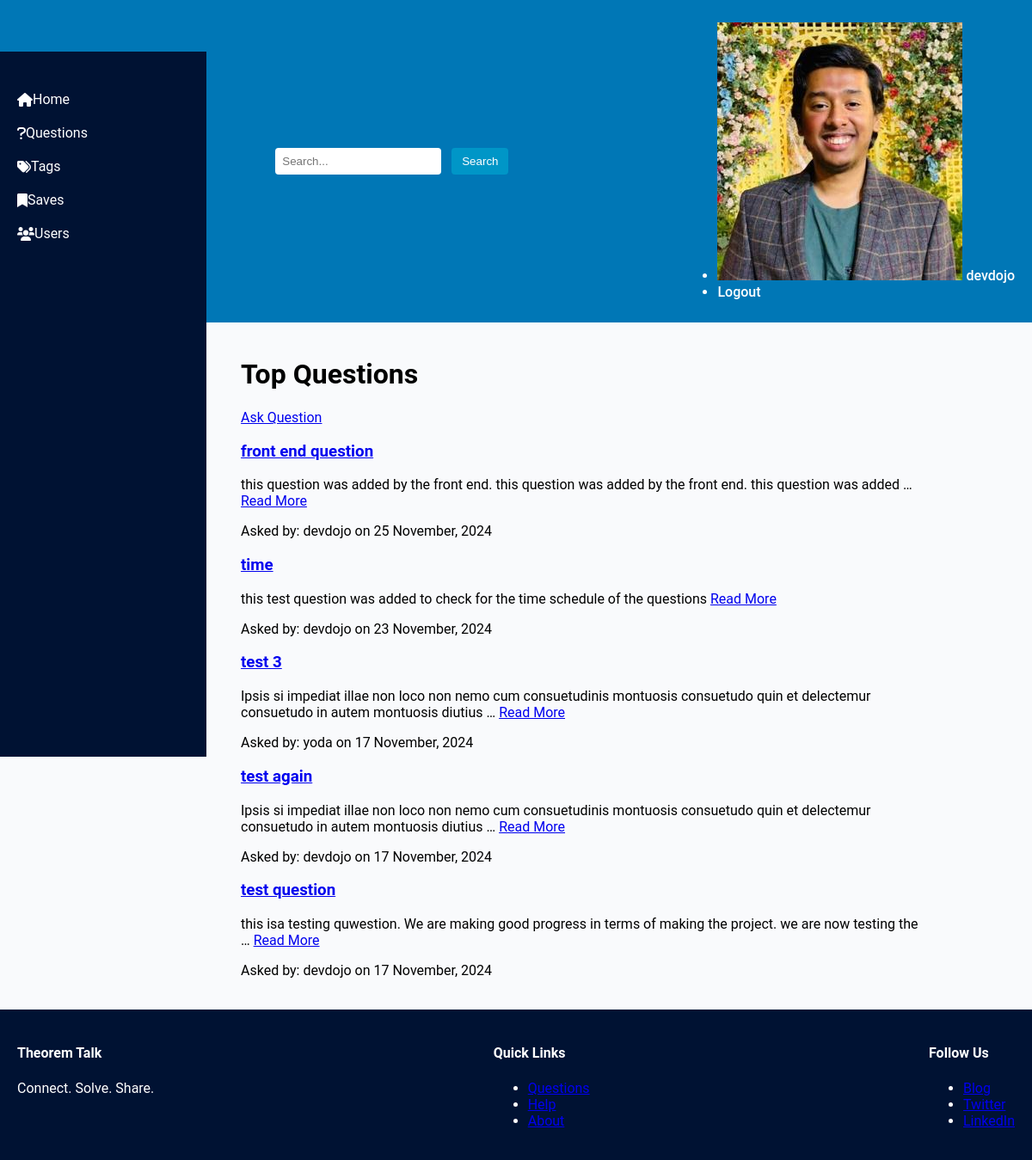
Screenshot of /questions/ (signed in) with the database file from the repository.
### user/models.py (models this page shows, shortened)
class Profile(models.Model):
  user = models.OneToOneField(User, on_delete=models.CASCADE)
  bio = models.CharField(max_length=1000, default="")
  email = models.EmailField(default="")
  image = models.ImageField(default="profile_pic/default.jpg", upload_to="profile_pic")

### base/models.py (models this page shows, shortened)
class Question(models.Model):
  user = models.ForeignKey(User, on_delete=models.CASCADE)
  title = models.CharField(max_length=1000)
  content = models.TextField(null=True, blank=True)
  date_created = models.DateTimeField(default=timezone.now)
  class Meta:
    ordering = ['-date_created']

### base/views.py (the view)
# urls.py: path('questions/', views.QuestionListView.as_view(), name="question_list"),
class QuestionListView(ListView):
    model = Question
    template_name = 'template/base/question_list.html'
    context_object_name = 'questions'

### base/templates/base/question_list.html
{% extends 'base.html' %}
{% block content %}
<div class="container">
  <h1>Top Questions</h1>
  {% if user.is_authenticated %}
    <a href="{% url 'base:question_create' %}" class="btn">Ask Question</a>
  {% else %}
    <a href="{% url 'login' %}" class="btn">Log In to Ask</a>
  {% endif %}
  <div class="list-question">
    {% for question in questions %}
      <div class="question-item">
        <h3><a href="{% url 'base:question_detail' question.id %}">{{ question.title }}</a></h3>
        <p>
          {% if question.content %}
            {{ question.content|truncatewords:20 }}
          {% else %}
            No description provided.
          {% endif %}
          <a href="{% url 'base:question_detail' question.id %}">Read More</a>
        </p>
        <p>Asked by: {{ question.user.username }} on {{ question.date_created|date:"j F, Y" }}</p>
      </div>
    {% empty %}
      <p>No questions available yet.</p>
    {% endfor %}
  </div>
</div>
{% endblock %}

### templates/base.html (shortened to what this page needs)
{% load static %}
<!DOCTYPE html>
<html lang="en">
  <head>
    <link rel="stylesheet" href="{% static 'css/base.css' %}">
    <link rel="stylesheet" href="https://cdnjs.cloudflare.com/ajax/libs/font-awesome/6.0.0-beta3/css/all.min.css">
  </head>
  <body>
    <nav class="navbar">
      <a href="/" class="navbar-brand">Theorem Talk</a>
      <div class="navbar-search">
        <input type="text" placeholder="Search..." />
        <button type="submit">Search</button>
      </div>
      <ul class="navbar-nav">
        {% if user.is_authenticated %}
          <li>
            <a href="{% url 'profile' %}">
              <img src="{{ user.profile.image.url }}" alt="Profile" class="profile-pic">
              {{ user.username }}
            </a>
          </li>
          <li><a href="{% url 'logout' %}">Logout</a></li>
        {% else %}
          <li><a href="{% url 'login' %}">Login</a> / <a href="{% url 'register' %}">Sign Up</a></li>
        {% endif %}
      </ul>
    </nav>
    <aside class="sidebar">
      <ul>
        <li><a href="/"><i class="fas fa-home"></i> Home</a></li>
        <li><a href="{% url 'base:question_list' %}"><i class="fas fa-question"></i> Questions</a></li>
        <li><a href="#"><i class="fas fa-tags"></i> Tags</a></li>
        <li><a href="#"><i class="fas fa-bookmark"></i> Saves</a></li>
        <li><a href="#"><i class="fas fa-users"></i> Users</a></li>
      </ul>
    </aside>
    <main class="main-content">
      {% block content %}{% endblock %}
    </main>
    <footer class="footer">
      <div>
        <h4>Theorem Talk</h4>
        <p>Connect. Solve. Share.</p>
      </div>
      <div>
        <h4>Quick Links</h4>
        <ul>
          <li><a href="#">Questions</a></li>
          <li><a href="#">Help</a></li>
          <li><a href="#">About</a></li>
        </ul>
      </div>
      <div>
        <h4>Follow Us</h4>
        <ul>
          <li><a href="#">Blog</a></li>
          <li><a href="#">Twitter</a></li>
          <li><a href="#">LinkedIn</a></li>
        </ul>
      </div>
    </footer>
  </body>
</html>

### static/css/base.css (style rules this page uses)
body { margin: 0; font-family: 'Roboto', Arial, sans-serif; background-color: #f9fafc; }
.navbar { display: flex; justify-content: space-between; align-items: center; padding: 10px 20px; background-color: #0077b6; color: #ffffff; }
.navbar a { text-decoration: none; color: white; font-weight: 500; }
.navbar-search input { padding: 8px; border: none; border-radius: 4px; }
.navbar-search button { background-color: #0096c7; color: #ffffff; border: none; padding: 8px 12px; margin-left: 8px; cursor: pointer; border-radius: 4px; transition: background-color 0.3s; }
.sidebar { width: 240px; position: fixed; top: 60px; left: 0; background-color: #001233; height: 100vh; padding-top: 20px; }
.sidebar ul { list-style: none; padding: 0; }
.sidebar ul li a { display: flex; align-items: center; padding: 10px 20px; color: white; text-decoration: none; transition: background 0.3s; }
.main-content { margin-left: 260px; padding: 20px; max-width: 800px; }
.footer { display: flex; justify-content: space-between; padding: 20px; background-color: #001233; color: white; position: relative; }

### rows the page displays
Question: title "front end question", content "this question was added by the front end. this question was added by the front end. this question was added …", user.username "devdojo", date_created "25 November, 2024"
Question: title "time", content "this test question was added to check for the time schedule of the questions", user.username "devdojo", date_created "23 November, 2024"
Question: title "test 3", content "Ipsis si impediat illae non loco non nemo cum consuetudinis montuosis consuetudo quin et delectemur consuetudo in autem montuosis diutius …", user.username "yoda", date_created "17 November, 2024"
Question: title "test again", content "Ipsis si impediat illae non loco non nemo cum consuetudinis montuosis consuetudo quin et delectemur consuetudo in autem montuosis diutius …", user.username "devdojo", date_created "17 November, 2024"
Question: title "test question", content "this isa testing quwestion. We are making good progress in terms of making the project. we are now testing the …", user.username "devdojo", date_created "17 November, 2024"

### other values shown
{{ user.username }} "devdojo"
